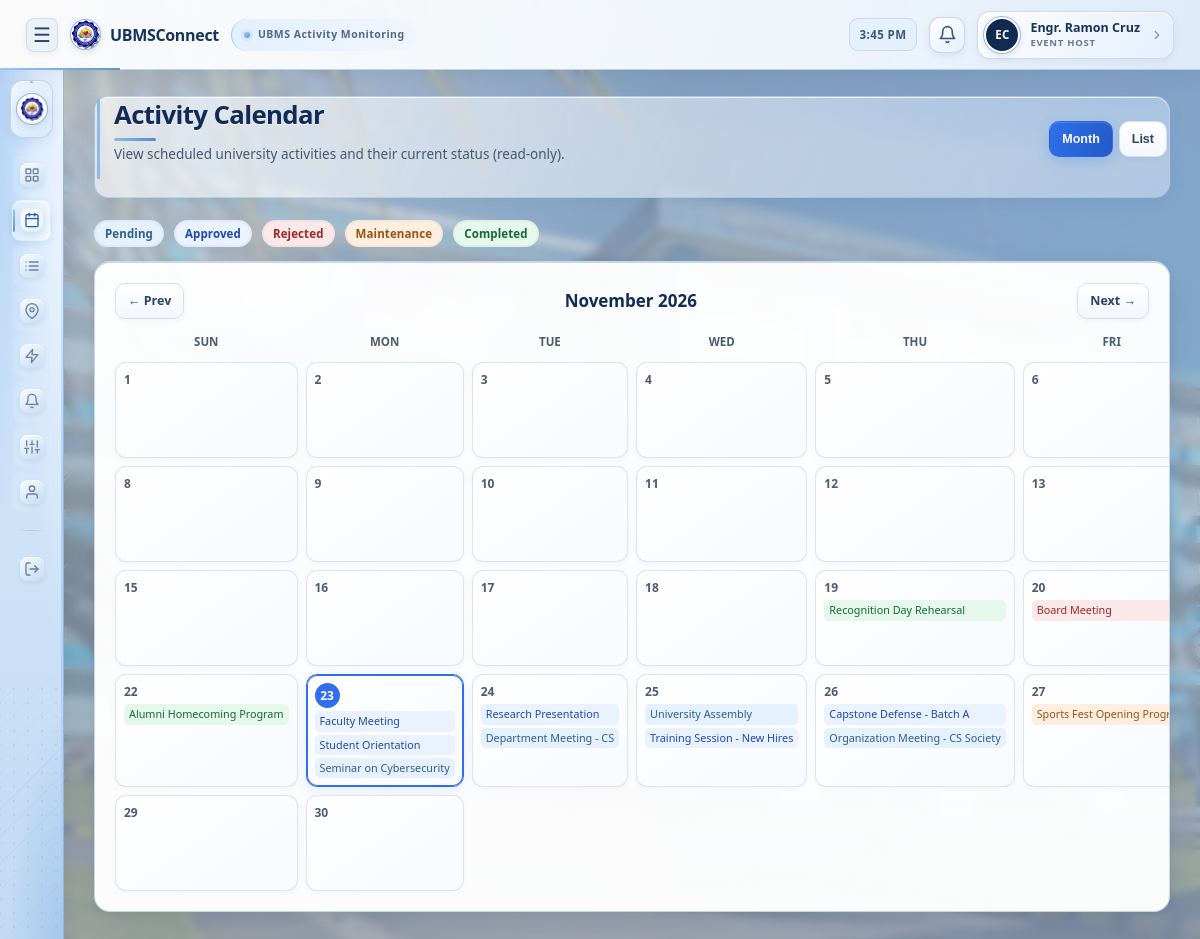
The page /host/calendar.php (signed in) on the database its author committed.
### tables this page shows
CREATE TABLE activities (
    id INT AUTO_INCREMENT PRIMARY KEY,
    activity_name VARCHAR(150) NOT NULL,
    description TEXT,
    host_id INT NOT NULL,
    organization_id INT NULL,
    venue_id INT NOT NULL,
    activity_date DATE NOT NULL,
    school_year_id INT NULL,
    start_time TIME NOT NULL,
    end_time TIME NOT NULL,
    status ENUM('Pending','Approved','Rejected','Maintenance','Completed') NOT NULL DEFAULT 'Pending',
    created_at DATETIME DEFAULT CURRENT_TIMESTAMP,
    updated_at DATETIME DEFAULT CURRENT_TIMESTAMP ON UPDATE CURRENT_TIMESTAMP,
    CONSTRAINT fk_activities_host FOREIGN KEY (host_id) REFERENCES users(id) ON DELETE CASCADE,
    CONSTRAINT fk_activities_venue FOREIGN KEY (venue_id) REFERENCES venues(id) ON DELETE CASCADE,
    CONSTRAINT fk_activities_school_year FOREIGN KEY (school_year_id) REFERENCES school_years(id) ON DELETE SET NULL,
    CONSTRAINT fk_activities_organization FOREIGN KEY (organization_id) REFERENCES organizations(id) ON DELETE SET NULL,
    INDEX idx_activity_date (activity_date),
    INDEX idx_status (status),
    INDEX idx_venue_id (venue_id),
    INDEX idx_host_id (host_id)
);

### includes/functions.php (called while the page is built, shortened)
<?php
function e($value) {
    return htmlspecialchars($value ?? '', ENT_QUOTES, 'UTF-8');
}

### host/calendar.php (the view, shortened to what this page needs)
<?php
require_once __DIR__ . '/../includes/auth.php';
$month = $_GET['month'] ?? date('Y-m');
$monthTimestamp = strtotime($month . '-01');
$monthLabel = date('F Y', $monthTimestamp);
$daysInMonth = (int) date('t', $monthTimestamp);
$prevMonth = date('Y-m', strtotime('-1 month', $monthTimestamp));
$nextMonth = date('Y-m', strtotime('+1 month', $monthTimestamp));
$today = date('Y-m-d');
$stmt = $pdo->prepare(
    "SELECT a.id, a.activity_name, a.activity_date, a.start_time, a.status, v.venue_name, u.full_name AS host_name
     FROM activities a
     JOIN venues v ON v.id = a.venue_id
     JOIN users u ON u.id = a.host_id
     WHERE DATE_FORMAT(a.activity_date, '%Y-%m') = ?
     ORDER BY a.start_time ASC"
);
$stmt->execute([$month]);
$monthActivities = $stmt->fetchAll();
$byDay = [];
foreach ($monthActivities as $act) {
    $day = (int) date('j', strtotime($act['activity_date']));
    $byDay[$day][] = $act;
}
$statusBadgeMap = [
    'Pending' => 'badge-pending', 'Approved' => 'badge-approved', 'Rejected' => 'badge-rejected',
    'Maintenance' => 'badge-maintenance', 'Completed' => 'badge-completed',
];
include __DIR__ . '/../includes/header.php';
include __DIR__ . '/../includes/sidebar.php';
?>
<main class="main-content">
    <div class="page-header">
        <div>
            <h1>Activity Calendar</h1>
            <p class="page-subtitle">View scheduled university activities and their current status (read-only).</p>
        </div>
        <div style="display:flex; gap:6px;">
            <button class="btn btn-sm" id="viewMonthBtn" onclick="showCalendarView('month')">Month</button>
            <button class="btn btn-sm" id="viewListBtn" onclick="showCalendarView('list')">List</button>
        </div>
    </div>
    <div class="pill-status-legend">
        <span class="badge badge-pending">Pending</span>
        <span class="badge badge-approved">Approved</span>
        <span class="badge badge-rejected">Rejected</span>
        <span class="badge badge-maintenance">Maintenance</span>
        <span class="badge badge-completed">Completed</span>
    </div>
    <div class="card" id="calendarGridCard">
        <div class="calendar-nav">
            <a href="?month=<?= e($prevMonth) ?>" class="btn btn-sm">&larr; Prev</a>
            <div class="month-label"><?= e($monthLabel) ?></div>
            <a href="?month=<?= e($nextMonth) ?>" class="btn btn-sm">Next &rarr;</a>
        </div>
        <div class="calendar-grid">
            <div class="calendar-dow">Sun</div><div class="calendar-dow">Mon</div><div class="calendar-dow">Tue</div>
            <div class="calendar-dow">Wed</div><div class="calendar-dow">Thu</div><div class="calendar-dow">Fri</div><div class="calendar-dow">Sat</div>
            <?php for ($d = 1; $d <= $daysInMonth; $d++):
                $cellDate = sprintf('%s-%02d', $month, $d);
                $isToday = ($cellDate === $today);
                $events = $byDay[$d] ?? [];
            ?>
                <div class="calendar-cell<?= $isToday ? ' today' : '' ?>">
                    <div class="calendar-date"><?= $d ?></div>
                    <?php foreach (array_slice($events, 0, 3) as $ev): ?>
                        <div class="calendar-event <?= $statusBadgeMap[$ev['status']] ?? 'badge-default' ?>"
                             data-activity-id="<?= (int)$ev['id'] ?>"
                             onclick="loadActivityDetail(<?= (int)$ev['id'] ?>, false)"
                             title="<?= e($ev['activity_name']) ?>">
                            <?= e($ev['activity_name']) ?>
                        </div>
                    <?php endforeach; ?>
                </div>
            <?php endfor; ?>
        </div>
    </div>
</main>
<?php
include __DIR__ . '/../includes/footer.php';
?>

### rows shown on the page
activities: activity_name "Recognition Day Rehearsal"
activities: activity_name "Board Meeting"
activities: activity_name "Alumni Homecoming Program"
activities: activity_name "Faculty Meeting"
activities: activity_name "Student Orientation"
activities: activity_name "Seminar on Cybersecurity"
activities: activity_name "Research Presentation"
activities: activity_name "Department Meeting - CS"
activities: activity_name "University Assembly"
activities: activity_name "Training Session - New Hires"
activities: activity_name "Capstone Defense - Batch A"
activities: activity_name "Organization Meeting - CS Society"
activities: activity_name "Sports Fest Opening…"

### other values the page prints
nameInitials(currentUserName()) "EC"
currentUserName() "Engr. Ramon Cruz"
roleLabel(currentUserRole()) "EVENT HOST"
$monthLabel "November 2026"
